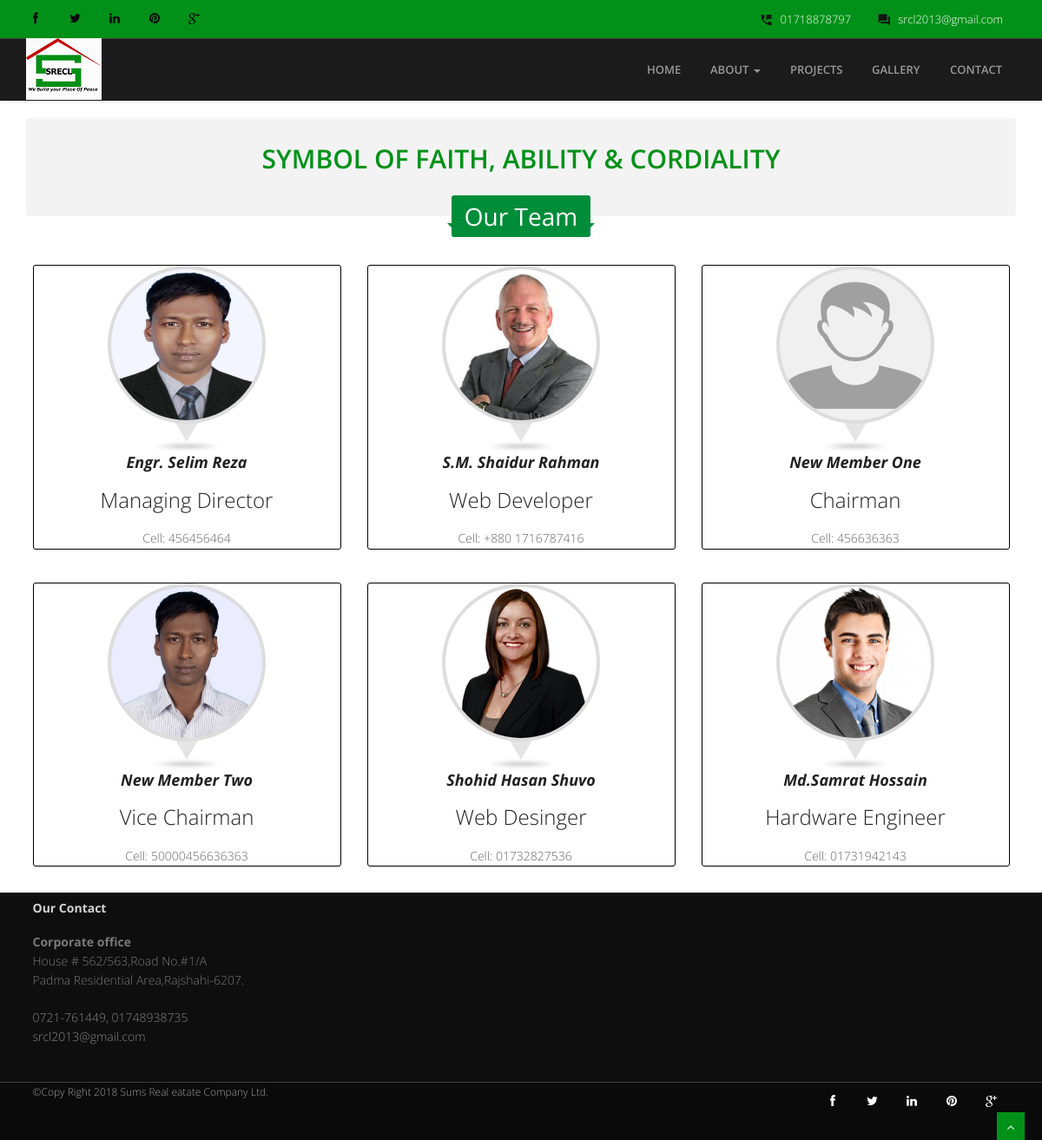
The app's page /index.php/site/our_team with its own data.
### tables this page shows
CREATE TABLE `team_members` (
  `id` varchar(255) NOT NULL,
  `name` varchar(255) NOT NULL,
  `email` varchar(255) NOT NULL,
  `phone` varchar(50) NOT NULL,
  `designation` varchar(255) NOT NULL,
  `photo` varchar(255) DEFAULT NULL,
  `created_at` timestamp NOT NULL DEFAULT CURRENT_TIMESTAMP,
  `modified_at` varchar(255) DEFAULT NULL,
  `status` int(1) NOT NULL
);

### application/controllers/site.php (called while the page is built, shortened)
<?php
class Site extends CI_Controller {
	function __construct()
	{
		$this->load->model('crud');
	}
	public function our_team()
	{
			$page_data['page_name'] = 'Our Team';
            $this->load->view('frontend/header');
            $page_data['team_members'] = $this->db->get('team_members')->result();
            $this->load->view('frontend/our_team',$page_data);
            $this->load->view('frontend/footer');
	}
}

### index.php (called while the page is built, shortened)
<?php
require_once BASEPATH.'core/CodeIgniter.php';

### application/views/frontend/our_team.php (the view, shortened to what this page needs)
<section class="transparent-bg">
       <div class="container">
          <div class="get-started center wow fadeInDown">
               <h2>Symbol of Faith, Ability & Cordiality</h2>
               <div class="request">
                   <h4><a href="#">Our Team</a></h4>
               </div>
           </div>
           <div class="row">
               <?php $counter = 0; foreach($team_members as $row) { $counter++;?>
               <div class="col-md-4 wow fadeInDown">
                   <div class="clients-comments text-center">
                       <img src="<?php echo base_url().'uploads/member_image/'.$row->photo; ?>" class="img-circle" alt="">
                       <h4><span><?php echo $row->name;?></span></h4>
					<h3><?php echo $row->designation;?></h3>
					Cell: <?php echo $row->phone;?>
                   </div>
               </div>
               <?php } ?>
          </div>
       </div>
   </section>

### application/views/frontend/header.php (shortened to what this page needs)
<!DOCTYPE html>
<html lang="en">
<head>
	<link href="<?php echo base_url();?>assets/frontend/owl-carousel/bootstrapTheme.css" rel="stylesheet">
	<link href="<?php echo base_url();?>assets/frontend/owl-carousel/custom.css" rel="stylesheet">
    <link href="<?php echo base_url();?>assets/frontend/owl-carousel/owl.carousel.css" rel="stylesheet">
    <link href="<?php echo base_url();?>assets/frontend/owl-carousel/owl.theme.css" rel="stylesheet">
	<link href="<?php echo base_url();?>assets/frontend/css/style.css" rel="stylesheet" />
	<link href="<?php echo base_url();?>assets/frontend/css/gallery-1.css" rel="stylesheet">
    <link href="<?php echo base_url();?>assets/frontend/owl-carousel/prettify.css" rel="stylesheet">
	<link rel="stylesheet" type="text/css" href="<?php echo site_url();?>engine1/style.css" />
<link rel="stylesheet" href="<?php echo base_url();?>assets/frontend/materialize/css/materialize.min.css" media="screen,projection" />
<link href="<?php echo base_url();?>assets/frontend/css/bootstrap.min.css" rel="stylesheet" />
<link href="<?php echo base_url();?>assets/frontend/css/fancybox/jquery.fancybox.css" rel="stylesheet">
<link href="<?php echo base_url();?>assets/frontend/css/flexslider.css" rel="stylesheet" />
<link rel="stylesheet" type="text/css" href="<?php echo base_url();?>assets/frontend/css/zoomslider.css" />
<link href="<?php echo base_url();?>assets/frontend/css/style.css" rel="stylesheet" />
</head>
<body>
<div id="wrapper" class="home-page">
	<header class="topbar">
		<div class="container">
			<div class="row">
				<div class="col-sm-3">
				   <ul class="social-network">
					<li><a class="waves-effect waves-dark" href="https://web.facebook.com/sumsrealestate/"><i class="fa fa-facebook"></i></a></li>
					<li><a class="waves-effect waves-dark" href="#"><i class="fa fa-twitter"></i></a></li>
					<li><a class="waves-effect waves-dark" href="#"><i class="fa fa-linkedin"></i></a></li>
					<li><a class="waves-effect waves-dark" href="#"><i class="fa fa-pinterest"></i></a></li>
					<li><a class="waves-effect waves-dark" href="#"><i class="fa fa-google-plus"></i></a></li>
				</ul>
				</div>
				<div class="col-sm-9">
					<div class="row">
						<ul class="info">
							<li><i class="icon-info-blocks material-icons">question_answer</i><span>srcl2013@gmail.com</span></li>
							<li><i class="icon-info-blocks material-icons">perm_phone_msg</i><span>01718878797</span></li>
						</ul>
					</div>
				</div>
			</div>
		</div>
	</header>
	<header>
		<div class="menu">
			<div class="navbar navbar-default navbar-static-top">
				<div class="container">
					<div class="navbar-header">
						<a class="navbar-brand" href="<?php echo site_url();?>"><img src="<?php echo base_url();?>assets/frontend/img/logo.png" alt="show"></a>
					</div>
					<div class="navbar-collapse collapse ">
						<ul class="nav navbar-nav">
							<li class="HillSide"><a class="waves-effect waves-dark" href="<?php echo site_url();?>">Home</a></li>
							 <li class="dropdown">
							<a href="#" data-toggle="dropdown" class="dropdown-toggle waves-effect waves-dark">About <b class="caret"></b></a>
						</li>
							<li><a class="waves-effect waves-dark" href="<?php echo site_url('site/projects');?>">Projects</a></li>
							<li><a class="waves-effect waves-dark" href="<?php echo site_url('site/gallery');?>">Gallery</a></li>
							<li><a class="waves-effect waves-dark" href="<?php echo site_url('site/contact');?>">Contact</a></li>
						</ul>
					</div>
				</div>
			</div>
		</div>
	</header>

### application/views/frontend/footer.php (shortened to what this page needs)
	<footer>
	<div class="container">
		<div class="row">
			<div class="col-sm-3">
				<div class="widget">
					<h5 class="widgetheading">Our Contact</h5>
					<address>
					<strong>Corporate office</strong><br>
					House # 562/563,Road No.#1/A<br>
					 Padma Residential Area,Rajshahi-6207.
					</address>
					<p>
						<i class="icon-phone"></i>0721-761449, 01748938735<br>
						<i class="icon-envelope-alt"></i>srcl2013@gmail.com
					</p>
				</div>
			</div>
		</div>
	</div>
	<div id="sub-footer">
		<div class="container">
			<div class="row">
				<div class="col-lg-6">
					<div class="copyright">
						<p><span>&copy;Copy Right 2018 Sums Real eatate Company Ltd.</span><a href="#" target="_blank"></a></p>
					</div>
				</div>
				<div class="col-lg-6">
					<ul class="social-network">
						<li><a class="waves-effect waves-dark" href="https://web.facebook.com/sumsrealestate/" data-placement="top" title="Facebook"><i class="fa fa-facebook"></i></a></li>
						<li><a class="waves-effect waves-dark" href="#" data-placement="top" title="Twitter"><i class="fa fa-twitter"></i></a></li>
						<li><a class="waves-effect waves-dark" href="#" data-placement="top" title="Linkedin"><i class="fa fa-linkedin"></i></a></li>
						<li><a class="waves-effect waves-dark" href="#" data-placement="top" title="Pinterest"><i class="fa fa-pinterest"></i></a></li>
						<li><a class="waves-effect waves-dark" href="#" data-placement="top" title="Google plus"><i class="fa fa-google-plus"></i></a></li>
					</ul>
				</div>
			</div>
		</div>
	</div>
</footer>
</div>
<a href="#" class="scrollup waves-effect waves-dark"><i class="fa fa-angle-up HillSide"></i></a>
</body>
</html>

### records on screen
team_members: photo (picture), name "Engr. Selim Reza", designation "Managing Director", phone "456456464"
team_members: photo (picture), name "S.M. Shaidur Rahman", designation "Web Developer", phone "+880 1716787416"
team_members: photo (placeholder picture), name "New Member One", designation "Chairman", phone "456636363"
team_members: photo (picture), name "New Member Two", designation "Vice Chairman", phone "50000456636363"
team_members: photo (picture), name "Shohid Hasan Shuvo", designation "Web Desinger", phone "01732827536"
team_members: photo (picture), name "Md.Samrat Hossain", designation "Hardware Engineer", phone "01731942143"
